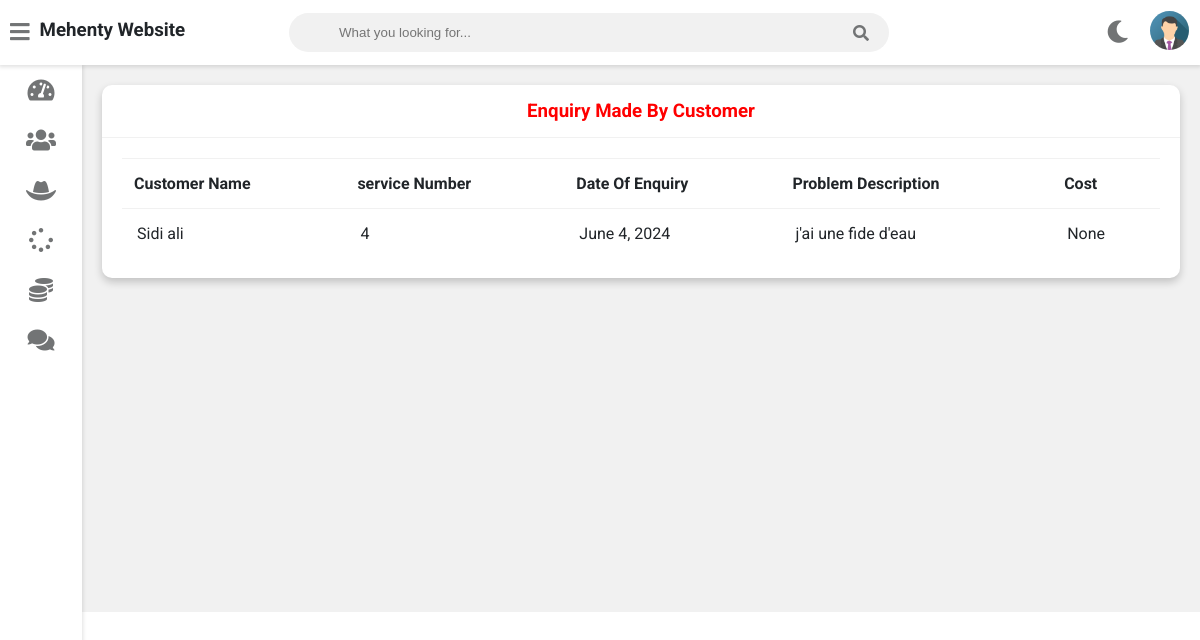
/admin-view-customer-enquiry (signed in), run on the app's committed database.
### service/models.py (models this page shows, shortened)
class Customer(models.Model):
    user=models.OneToOneField(User,on_delete=models.CASCADE)
    profile_pic= models.ImageField(upload_to='profile_pic/CustomerProfilePic/',null=True,blank=True)
    address = models.CharField(max_length=40)
    mobile = models.CharField(max_length=20,null=False)
    @property
    def get_name(self):
        return self.user.first_name+" "+self.user.last_name

class Request(models.Model):
    cat=(('Plumbing', 'Plumbing'),('Electricity', 'Electricity'),('Painting', 'Painting'),('Carpentry', 'Carpentry'))
    category=models.CharField(max_length=50,choices=cat)
    service_no=models.PositiveIntegerField(null=False)
    service_name = models.CharField(max_length=40,null=False)
    problem_description = models.CharField(max_length=500,null=False)
    date=models.DateField(auto_now=True)
    cost=models.PositiveIntegerField(null=True)
    customer=models.ForeignKey('Customer', on_delete=models.CASCADE,null=True)
    Technician=models.ForeignKey('Technician',on_delete=models.CASCADE,null=True)
    stat=(('Pending','Pending'),('Approved','Approved'),('Repairing','Repairing'),('Repairing Done','Repairing Done'),('Released','Released'))
    status=models.CharField(max_length=50,choices=stat,default='Pending',null=True)

### service/views.py (the view)
# urls.py: path('admin-view-customer-enquiry', views.admin_view_customer_enquiry_view,name='admin-view-customer-enquiry'),
@login_required(login_url='adminlogin')
def admin_view_customer_enquiry_view(request):
    enquiry=models.Request.objects.all().order_by('-id')
    customers=[]
    for enq in enquiry:
        customer=models.Customer.objects.get(id=enq.customer_id)
        customers.append(customer)
    return render(request,'service/admin_view_customer_enquiry.html',{'data':zip(customers,enquiry)})

### templates/service/admin_view_customer_enquiry.html
{% extends 'service/adminbase.html' %}
{% block content %}
	<div class="wrapper">
		<div class="row">
			<div class="col-12 col-m-12 col-sm-12">
				<div class="card">
					<div class="card-header">
						<h3 style="color:red; text-align:center" >Enquiry Made By Customer
						</h3>
					</div>
					<div class="card-content">
						<table>
							<thead>
                <tr>
                  <th>Customer Name</th>
                  <th>service Number</th>
                  <th>Date Of Enquiry</th>
                  <th>Problem Description</th>
									<th>Cost</th>
                </tr>
							</thead>
							<tbody>
                {% for c,r in data %}
                <tr>
                  <td> {{c.get_name}}</td>
                  <td> {{r.service_no}}</td>
                  <td> {{r.date}}</td>
                  <td>{{r.problem_description}}</td>
									<td>{{r.cost}}</td>
                </tr>
                {% endfor %}
							</tbody>
						</table>
					</div>
				</div>
			</div>
		</div>
<br><br><br><br><br><br><br><br><br><br><br><br><br><br><br><br>
	</div>
{% endblock content %}

### static/style.css (style rules this page uses)
:root { --primary-color: #4834d4; --success-color: #6ab04c; --warning-color: #f0932b; --danger-color: #eb4d4b; --light-color: #212529; --light-second-color: #727475; --light-background: #ffffff; --light-second-background: #f1f1f1; --dark-color: #909090; --dark-second-color: #f5f6fa; --dark-background: #23242D; --dark-second-background: #181818; }
.light { --main-bg-color: var(--light-background); --second-bg-color: var(--light-second-background); --main-color: var(--light-color); --second-color: var(--light-second-color); }
* { box-sizing: border-box; }
body { font-family: 'Roboto', sans-serif; background: var(--main-bg-color); color: var(--main-color); margin: 0; }
.wrapper { padding: 10px; margin-left: 82px; padding-top: 75px; background: var(--second-bg-color); transition: margin-left .5s; }
.row { display: flex; flex-wrap: wrap; flex-direction: row; }
.row:after, .row:before { box-sizing: border-box; }
[class*="col-"] { padding: 10px; }
@media only screen and (min-width: 600px) { .col-sm-12 { width: 100%; } }
@media only screen and (min-width: 768px) { .col-m-12 { width: 100%; } }
@media only screen and (min-width: 992px) { .col-12 { width: 100%; } }
.card { background: var(--main-bg-color); color: var(--main-color); border-radius: 10px; margin-bottom: 10px; box-shadow: 0 4px 8px 0 rgba(0,0,0,0.2); }
.card-header { padding: 15px 30px; border-bottom: 1px solid var(--second-bg-color); position: relative; }
.card-header h3 { margin: 0; }
.card-content { padding: 20px; overflow-x: auto; }
table { border-collapse: collapse; width: 100%; }
table td { border-top: 1px solid var(--second-bg-color); padding: 15px; }
table th { border-top: 1px solid var(--second-bg-color); border-bottom: 1px solid var(--second-bg-color); padding: 15px 12px; text-align: left; }

### data on the page
Customer: get_name "Sidi ali", service_no "4", date "June 4, 2024", problem_description "j'ai une fide d'eau", cost "None"
